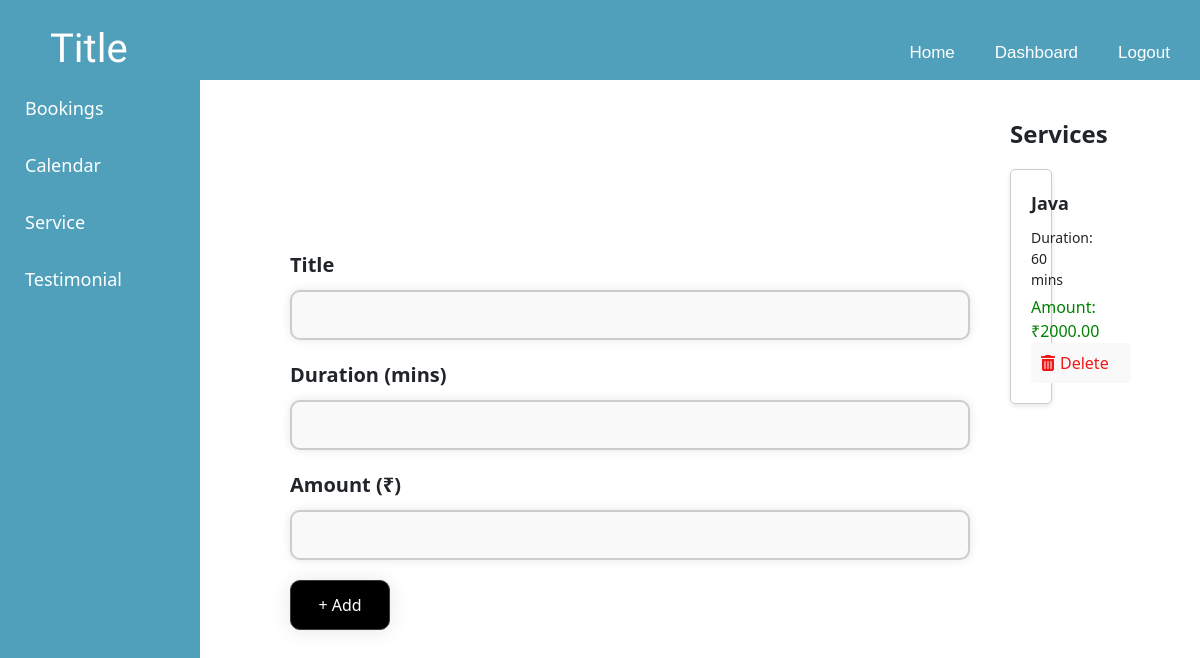
Screenshot of /service/ (signed in) with the database file from the repository.
### website/models.py (models this page shows, shortened)
class Service(models.Model):
    title = models.CharField(max_length=200)
    duration = models.PositiveIntegerField()
    amount = models.DecimalField(max_digits=10, decimal_places=2)
    user = models.ForeignKey(User, on_delete=models.CASCADE, default=1)

### website/views.py (the view)
# urls.py: path('service/', views.service_view, name='service'),
def service_view(request):
    services = Service.objects.filter(user=request.user)  # Filter services by the logged-in user
    context = {'services': services}
    return render(request, 'service.html', context)

### templates/service.html (shortened to what this page needs)
{% load static %}
<!doctype html>
<html lang="en">
<head>
    <link rel="stylesheet" href="https://cdnjs.cloudflare.com/ajax/libs/font-awesome/4.7.0/css/font-awesome.min.css">
    <link rel="stylesheet" href="https://maxcdn.bootstrapcdn.com/bootstrap/4.0.0/css/bootstrap.min.css"
>
    <link rel="stylesheet" type="text/css" href="{% static 'styles/page.css'%}">
    <link rel="stylesheet" type="text/css" href="{% static 'styles/home.css'%}">
</head>
<body>
    <div class="topnav" id="myTopnav">
        <ul>
            <div id="name">
                <h1>Title</h1>
            </div>
        </ul>
        <ul id="rest">
            {% if user.is_authenticated %}
            <ul><a href="{% url 'home' %}" class="active">Home</a></ul>
            <ul><a href="{% url 'dashboard' %}">Dashboard</a></ul>
            <ul><a href="{% url 'logout' %}">Logout</a></ul>
            {% endif %}
        </ul>
    </div>
    <div class="vertical-nav">
        <a href="{% url 'bookings' %}" id="bookings-link">Bookings</a>
        <a href="{% url 'calendar' %}" id="calendar-link">Calendar</a>
        <a href="{% url 'service' %}" id="service-link">Service</a>
        <a href="{% url 'testimonial' %}" id="testimonial-link">Testimonial</a>
    </div>
    <!DOCTYPE html>
<html lang="en">
<head>
    <link rel="stylesheet" href="https://cdnjs.cloudflare.com/ajax/libs/font-awesome/6.0.0-beta3/css/all.min.css">
</head>
<body>
<div class="form-container">
    <form method="POST" action="{% url 'service_create' %}">
        <div class="form-group">
            <label for="title">Title</label>
            <input type="text" class="form-control" id="title" name="title" required>
        </div>
        <div class="form-group">
            <label for="duration">Duration (mins)</label>
            <input type="number" class="form-control" id="duration" name="duration" required>
        </div>
        <div class="form-group">
            <label for="amount">Amount (₹)</label>
            <input type="number" class="form-control" id="amount" name="amount" step="0.01" required>
        </div>
        <button type="submit" class="btn btn-dark btn-block">+ Add</button>
    </form>
</div>
    <div class="details-container">
        <h2>Services</h2>
        <div class="services-scroll">
            {% for service in services %}
                <div class="service-box">
                    <div class="service-title">{{ service.title }}</div>
                    <div class="service-details">Duration: {{ service.duration }} mins</div>
                    <div class="service-amount">Amount: ₹{{ service.amount }}</div>
                    <button class="btn-delete" data-service-id="{{ service.id }}"><i class="fas fa-trash-alt"></i> Delete</button>
                </div>
            {% endfor %}
        </div>
    </div>
</body>
</html>

### static/styles/home.css (style rules this page uses)
.topnav { background-color: rgb(117, 174, 199); overflow: hidden; width: 100%; height: 5em; display: inline-block; margin: 0; padding: 0; position: relative; }
.topnav a { float: right; display: block; color: #f2f2f2; text-align: center; padding: 14px 16px; text-decoration: none; font-size: 17px; font-family: 'Poppins',sans-serif; }
.active { color: white; }
#name { float: left; font-family: 'Kalam';font-size: 20px; color: #1a1a2a; margin-top: 15px; }
#rest { float: right; }
#rest ul { display: inline-block; margin-right: 5px; margin-left: 1px; }

### templates/service.html (style rules this page uses)
button { padding: 10px; background-color: #50a0bb; color: white; border: none; border-radius: 4px; cursor: pointer; vertical-align: middle; width: 100%; }
.vertical-nav { width: 200px; position: fixed; top: 60px; left: 0; height: calc(100% - 60px); background-color: #50a0bb; padding-top: 20px; }
.vertical-nav a { padding: 15px 25px; text-align: left; text-decoration: none; font-size: 18px; color: white; display: block; transition: 0.3s; }
.topnav { width: 100%; background-color: #50a0bb; padding: 10px; box-sizing: border-box; position: fixed; top: 0; left: 0; z-index: 1000; }
.topnav #name h1 { margin: 0; color: white; }
.topnav #rest { display: flex; justify-content: flex-end; }
.topnav #rest ul { list-style-type: none; margin: 0; padding: 0; display: inline; }
.topnav #rest ul a { text-decoration: none; color: white; padding: 14px 20px; display: inline-block; }
body { font-family: 'Segoe UI', Tahoma, Geneva, Verdana, sans-serif; margin: 0; padding: 20px; display: flex; justify-content: center; align-items: flex-start; height: 100vh; }
.form-container { width: 100%; margin-bottom: 20px; padding-left: 300px; padding-top: 230px; }
.details-container { width: 40%; max-height: 700px; overflow-y: auto; padding: 20px; padding-right: 200px; padding-top: 100px; }
.form-group { margin-bottom: 20px; width: 700px; }
.form-group label { font-size: 20px; font-weight: bold; display: block; margin-bottom: 10px; }
.form-control { width: calc(100% - 20px); height: 50px; padding: 10px; border: 2px solid #ccc; border-radius: 10px; box-shadow: 0 0 10px rgba(0, 0, 0, 0.1); background-color: #f9f9f9; }
.btn { margin-top: 20px; display: block; width: 100px; height: 50px; background-color: #000; color: #fff; text-align: center; border-radius: 10px; box-shadow: 0 1px 20px rgba(0, 0, 0, 0.1); cursor: pointer; }
.details-container h2 { font-size: 24px; font-weight: bold; margin-bottom: 20px; }
.service-box { border: 1px solid #ccc; padding: 20px; margin: 10px 0; border-radius: 5px; box-shadow: 0 2px 5px rgba(0, 0, 0, 0.1); position: relative; }
.service-title { font-size: 18px; font-weight: bold; margin-bottom: 10px; }
.service-details { font-size: 14px; margin-bottom: 5px; }
.service-amount { font-size: 16px; color: green; }
.btn-delete { left: 270px; color: rgb(240, 23, 23); cursor: pointer; font-size: 16px; display: flex; align-items: center; width: 100px; height: 40px; background: #f9f9f9; padding-top: 10px; }
.btn-delete i { margin-right: 5px; }

### rows the page displays
Service: title "Java", duration "60", amount "2000.00"
